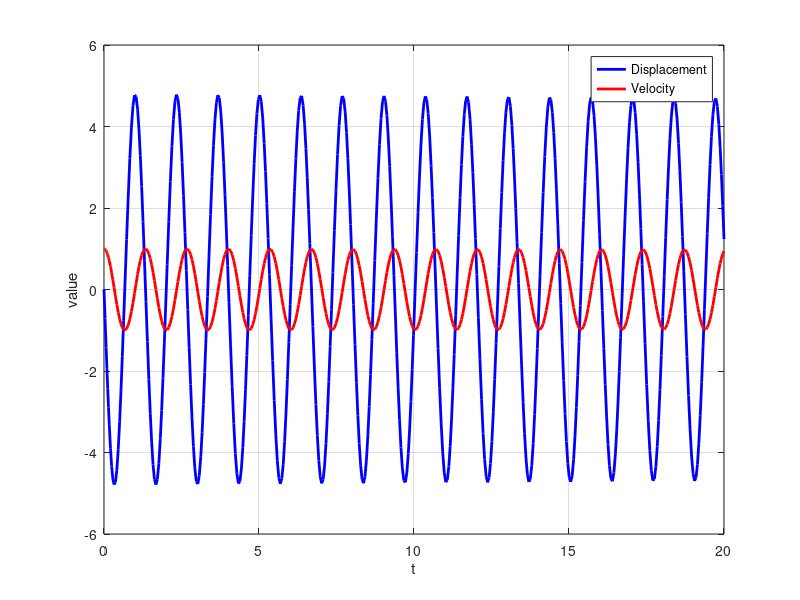

Reproduce this figure in MATLAB.
w = input('Enter value of w: ');
f = @(t,y) [y(2); -w^2 * sin((y(1)))];

y0 = [1;0];
tspan = [0,20];

[t,y] = ode45(f,tspan,y0);

displacement = y(:,1);
velocity = y(:,2);

figure;
plot(t,velocity,'b','LineWidth',2);
hold on;
plot(t,displacement,'r','LineWidth',2);
xlabel('t');
ylabel('value');
legend('Displacement','Velocity');
grid on;
